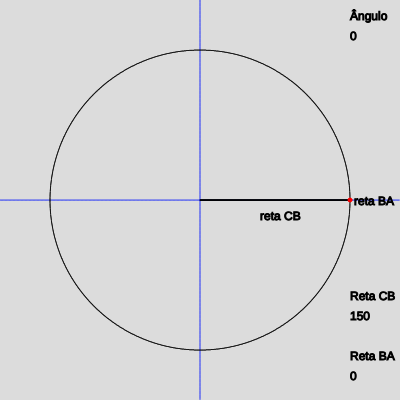
Frame 1 (no input)
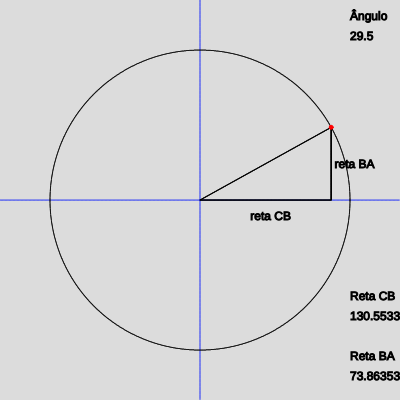
Frame 60 (no input)
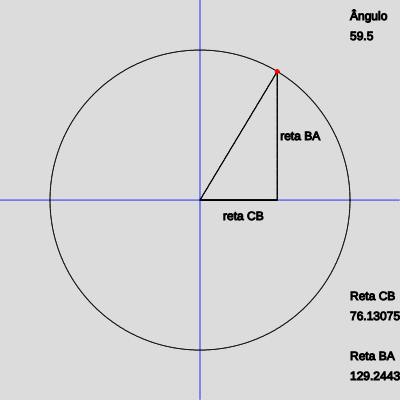
Frame 120 (the mouse pressed at the canvas centre since frame 60)

The p5.js sketch that drew these frames (run headless with seeded random() and noise() and a simulated clock; from frame 60 on, the mouse is pressed at the canvas centre):

// p5.js sketch
// ── sketch.js
 //var i =0 ;
function setup() {
  raio = 150;
  createCanvas(400, 400);
  C = createVector(width/2,height/2);
  B = createVector(C.x+raio, height/2);
  A = createVector(C.x+raio, height/2);
  adj = 0;
  opo = 0;
  i=0;
  angleMode(DEGREES);
}

inc=0.5;

function draw() {
  frameRate(60);
  background(220);
  stroke(0, 20, 250);
  drawLine(createVector(width/2,0),createVector(width/2,height));
  drawLine(createVector(0,height/2),createVector(width,height/2));
  //
  stroke(0);
  drawTriangle(A, B, C);
  
  drawCircle(C, raio);
  stroke(255,0,0);
  fill(255,0,0);
  ellipse(A.x, A.y,4);
  fill(0);
  stroke(0);
  
  adj = raio * cos(i);
  opo = raio * sin(i);
  B = createVector(C.x+adj,C.y)
  A = createVector(B.x, B.y-opo);
  
  
  text("Ângulo",350, 20);
  text(i,350, 40);
  text("Reta CB",350, 300);
  text(adj,350, 320);
  text("Reta BA",350, 360);
  text(opo,350, 380);
  
  text("reta CB",C.x+adj/2-15,C.y+20);
  text("reta BA",B.x+4,B.y-opo/2+5);
  
  
  
  //
  i+=inc;
  i%=360;
  //
}

function drawCircle(v, r){
	var circun;
  for(var i = 0;i<360;i+=0.2){
  	circun = createVector(v.x + r * cos(i), v.y + r * sin(i));
  	point(circun.x, circun.y);
	}
}
//sin(i)*r=o
//cos(i)*r=a
function drawTriangle(A, B, C){
	drawLine(A, B);
  drawLine(B, C);
  drawLine(C, A);
}

function mouseClicked(){
  if(inc>0)
    inc=0;
  else
    inc=0.5;
}

function drawLine(A, B){
	xDistance = B.x-A.x;
  yDistance = B.y-A.y;
  for(var i=0;i<=1;i+=0.002){
    point(A.x+xDistance*i,A.y+yDistance*i);
  }
}
